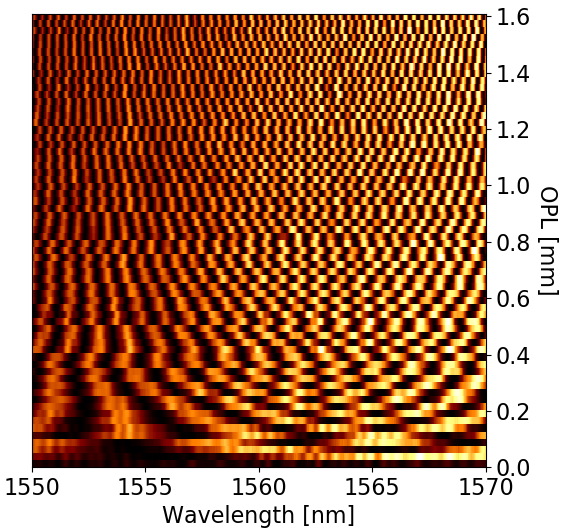

Reproduce this figure in Python.
# -*- coding: utf-8 -*-
"""
Created on Mon Aug 07 17:56:11 2017

@author: dkita
"""

import matplotlib.pyplot as plt
import scipy.io
from matplotlib.pyplot import cm 
import matplotlib
import numpy as np
import sys
import os
from Labview_basis_data import LBD
import h5py
import pandas as pd

gap = 25.554 #um
numstates=64
cur_dir = os.getcwd()+'/dataset4_11-30-2017/'
norm_factor = 1E6

font = {'family' : 'normal',
#        'weight' : 'none',
        'size'   : 14}
matplotlib.rc('font', **font)
    
def getBasis(filename):
    with h5py.File(filename,'r') as hf:
        print('List of arrays in this file: \n', hf.keys())
        """ Extract the data from the .h5 files """
        M = np.array(hf.get('M'))
        M2 = np.array(hf.get('M_ideal'))
        lambda_vector = np.array(hf.get('lambda_vector'))
        hf.close()
    return M, M2, lambda_vector
    
def calculateAndSaveBasis(filename):
    M = []
    M2 = []
    lambda_vector = []
    for i in xrange(numstates):
        print "getting dataset "+str(i)+"/63"
        if i<10:
            m1 = LBD(cur_dir+"data  "+str(i)+'.txt', norm=norm_factor)
        else:
            m1 = LBD(cur_dir+"data "+str(i)+'.txt', norm=norm_factor)
        lambda_vector, max_loss_trunc = m1.wavelength, m1.signal
#        print(max(max_loss_trunc))
#        max_loss_trunc = np.divide(max_loss_trunc,max(max_loss_trunc)) #normalization
        
        """ Ideal case """
        ideal_loss = [np.cos(2*np.pi*2.14*i*gap/(wl/1000.0))**2 for wl in lambda_vector]
        if i==0:
            ideal_loss = [1.0 for wl in lambda_vector]
        
        if i==27:
#            plt.plot(lambda_vector, ideal_loss, 'r')
#            fig = plt.figure(figsize=(6,3))
            fig, ax = plt.subplots(figsize=(6,2.8))
            ax.semilogy(lambda_vector, max_loss_trunc, 'r')
            plt.ylabel("Intensity [a.u.]")
            plt.xlabel("Wavelength")
            ax.spines['right'].set_visible(False)
            ax.spines['top'].set_visible(False)
            ax.yaxis.set_ticks_position('left')
            ax.xaxis.set_ticks_position('bottom')
            plt.xlim([1550,1570])
            plt.tight_layout()
            fig.show()
        print(max(max_loss_trunc))
        M.append(max_loss_trunc)
        M2.append(ideal_loss)
#        sys.exit()

    with h5py.File(filename,'w') as hf:
        hf.create_dataset('M', data=np.array(M))
        hf.create_dataset('M_ideal', data=np.array(M2))
        hf.create_dataset('lambda_vector', data=np.array(lambda_vector))
        hf.close()

if __name__=="__main__":
    calculateAndSaveBasis('basis.h5')
    M, M2, lambda_vector = getBasis('basis.h5')
    import matplotlib
    font = {'family' : 'normal',
#        'weight' : 'none',
        'size'   : 16}
    matplotlib.rc('font', **font)
    fig, ax = plt.subplots(figsize=(6,6))
    ax.matshow(M[::-1], aspect=20./1.609902, cmap=matplotlib.cm.afmhot, extent=[1550.0,1570.0,0,1.609902])
    plt.xlabel("Wavelength [nm]")
    ax.xaxis.tick_bottom()
    plt.yticks(np.linspace(0,1.6,9))
    ax.xaxis.set_label_position('bottom')
    plt.ylabel("OPL [mm]", va='bottom', rotation=270, labelpad=20)
    ax.yaxis.tick_right()
    ax.yaxis.set_label_position('right')
    plt.tight_layout()
    plt.show()
    
    sys.exit()
    plt.matshow(np.transpose(M2), aspect=64/20.0, cmap=matplotlib.cm.afmhot, extent=[0,64,1550.0,1570.0])
    plt.show()
    dL_vector = np.array([i*gap for i in xrange(numstates)])

    print "Computing inverse..."
    Minv = np.linalg.pinv(M)
    M2inv = np.linalg.pinv(M2)
    print(np.allclose(M, np.dot(M, np.dot(Minv, M))))
    print(np.allclose(Minv, np.dot(Minv, np.dot(M, Minv))))
    print(np.shape(M))
    print(np.shape(Minv))
    print(np.allclose(M2, np.dot(M2, np.dot(M2inv, M2))))
    print(np.allclose(M2inv, np.dot(M2inv, np.dot(M2, M2inv))))
    print(np.shape(M2))
    print(np.shape(M2inv))
    
#    """ Test scenario -- single frequency source at 1555nm IDEAL """
#    
    """ Test scenario -- single frequency source at 1555nm """
    testvector = np.zeros(len(lambda_vector))
    desired_lambda = 1553.0
    idx = (np.abs(lambda_vector-desired_lambda)).argmin()
    testvector[idx] = 1.0
    desired_lambda = 1567.0
    idx = (np.abs(lambda_vector-desired_lambda)).argmin()
    testvector[idx] = 1.0

#    print "idx="+str(idx)
#    print "lambda_val = "+str(lambda_vector[idx])
#    sys.exit()
    plt.plot(lambda_vector, testvector)
    plt.show()
    
    testvector_dL = np.dot(M, testvector)
    testvector_dL_theoretical = testvector_dL
    plt.plot(dL_vector, testvector_dL)
    plt.show()
    
    reconstruction = np.dot(Minv, testvector_dL)
    plt.plot(lambda_vector, reconstruction)
    plt.ylabel('Intensity [a.u.]')
    plt.xlabel('Wavelength [nm]')
    plt.show()
    

    
